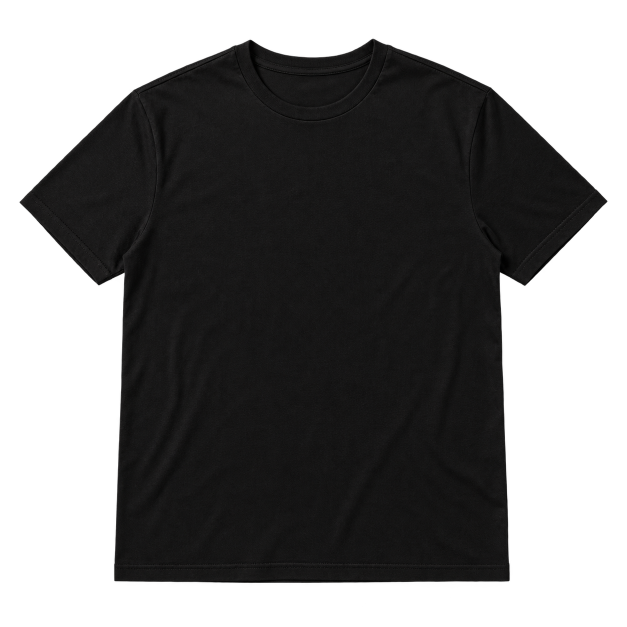
#> input picture assets/seed/black_tee.png, 1254 x 1254 px (shown at 1/2 size)
$ python -i image_normalizer.py   (imports and definitions only)
#> lines starting #> are read from the running program, lines starting #| are printed output that depends on the picture; after the words box and inside, x2 and y2 are one past the last pixel; in counts of white or black regions, pixels touching at a corner belong together
from __future__ import annotations

from dataclasses import dataclass
from pathlib import Path

import cv2
import numpy as np
from PIL import Image


class ImageQualityError(ValueError):
    pass


@dataclass(frozen=True)
class NormalizationReport:
    source_width: int
    source_height: int
    foreground_ratio: float
    rotation_degrees: float


class ImageNormalizer:
    def __init__(self, canvas_size: int = 1024, padding_ratio: float = 0.08) -> None:
        self.canvas_size = canvas_size
        self.padding_ratio = padding_ratio

    def normalize(self, input_path: Path, output_path: Path) -> NormalizationReport:
#> called with input_path = '../../../assets/seed/black_tee.png', output_path = 'out.png'
        with Image.open(input_path) as loaded:
#> loaded is the input picture: PIL image 1254x1254 RGBA; mean R, G, B, A 12.3, 12, 12, 142
            image = loaded.convert("RGBA")
        width, height = image.size
#> width = 1254; height = 1254
        if min(width, height) < 256:
            raise ImageQualityError("Image is extremely low resolution; use an image at least 256 px on each side.")

        alpha = np.asarray(image.getchannel("A"))
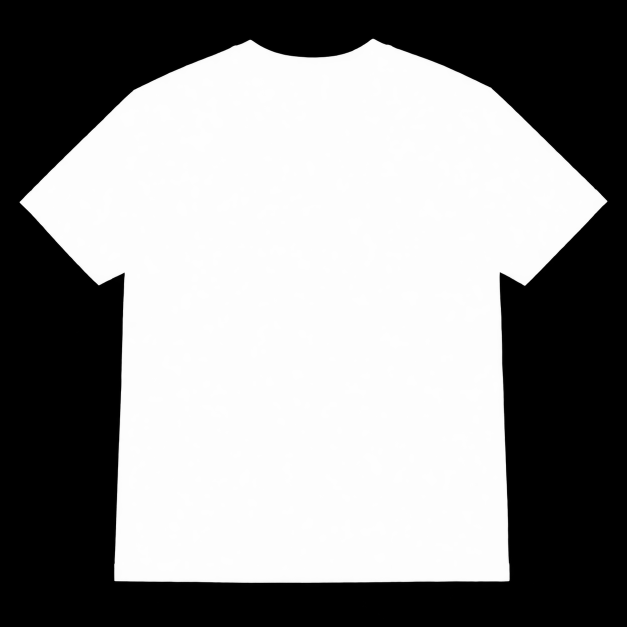
#> alpha: shape (1254, 1254) (shown at 1/2 size); min 0, max 255, mean 142
        mask = alpha > 12
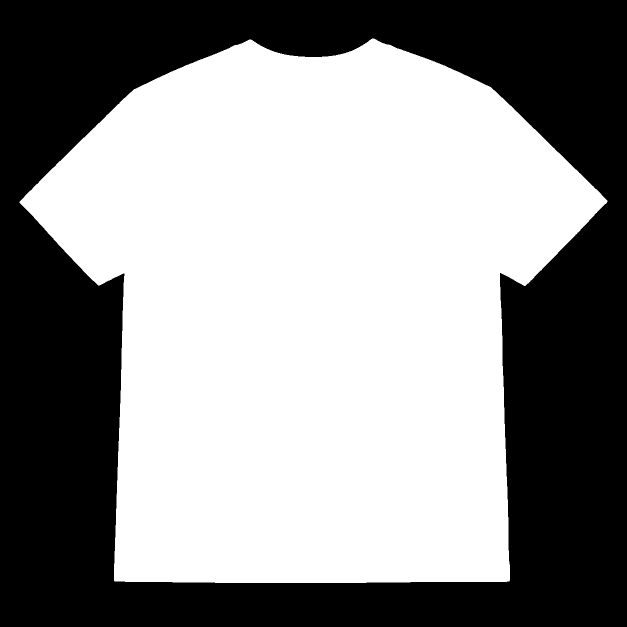
#> mask: shape (1254, 1254) bool (shown at 1/2 size); 56.3% white; 1 black region, box (x1, y1, x2, y2) and area: (0, 0, 1254, 1254) 686866
        foreground_ratio = float(mask.mean())
#> foreground_ratio = 0.563
        if foreground_ratio < 0.01:
            raise ImageQualityError("Segmentation mask contains almost nothing. Try a clearer garment photo.")
        if not mask.any():
            raise ImageQualityError("The resulting alpha channel is empty.")
        border_hits = [mask[0].any(), mask[-1].any(), mask[:, 0].any(), mask[:, -1].any()]
#> border_hits = [False, False, False, False]
        if all(border_hits):
            raise ImageQualityError("The garment touches every image border. Retake the photo with space around it.")

        image, rotation = self._safely_deskew(image)
#> in _safely_deskew, `coordinates = np.column_stack(np.nonzero(alpha > 32))`: coordinates = 884980 pairs, first value 77 to 1165, second value 39 to 1214
#> in _safely_deskew, `sample = coordinates[:: max(1, len(coordinates) // 25_000)]`: sample = 25286 pairs, first value 77 to 1165, second value 40 to 1207
#> in _safely_deskew, `centered = sample - sample.mean(axis=0)`: centered = 25286 pairs, first value -545.4 to 542.6, second value -585.1 to 581.9
#> in _safely_deskew, `covariance = np.cov(centered, rowvar=False)`: covariance = [[88715.7, -339.2], [-339.2, 63177.1]]
#> in _safely_deskew, `values, vectors = np.linalg.eigh(covariance)`: values = [63172.6, 88720.2]; vectors = [[-0.0133, -1], [-1, 0.0133]]
#> in _safely_deskew, `axis = vectors[:, np.argmax(values)]`: axis = [-1, 0.0133]
#> in _safely_deskew, `angle = float(np.degrees(np.arctan2(axis[1], axis[0])))`: angle = 179.2
#> in _safely_deskew, `correction = ((90.0 - angle + 90.0) % 180.0) - 90.0`: correction = -89.24
#> rotation = 0
        alpha = np.asarray(image.getchannel("A"))
        points = cv2.findNonZero((alpha > 12).astype(np.uint8))
#> points = contour of 885650 points, box (x1, y1, x2, y2) (39, 77, 1215, 1166), area 123032
        if points is None:
            raise ImageQualityError("The resulting alpha channel is empty.")
        x, y, box_width, box_height = cv2.boundingRect(points)
#> x = 39; y = 77; box_width = 1176; box_height = 1089
        pad = round(max(box_width, box_height) * self.padding_ratio)
#> pad = 94
        left = max(0, x - pad)
#> left = 0
        top = max(0, y - pad)
#> top = 0
        right = min(image.width, x + box_width + pad)
#> right = 1254
        bottom = min(image.height, y + box_height + pad)
#> bottom = 1254
        cropped = image.crop((left, top, right, bottom))

        max_content = round(self.canvas_size * 0.86)
        scale = min(max_content / cropped.width, max_content / cropped.height, 1.0)
#> scale = 0.703
        resized = cropped.resize(
            (max(1, round(cropped.width * scale)), max(1, round(cropped.height * scale))),
            Image.Resampling.LANCZOS,
        )
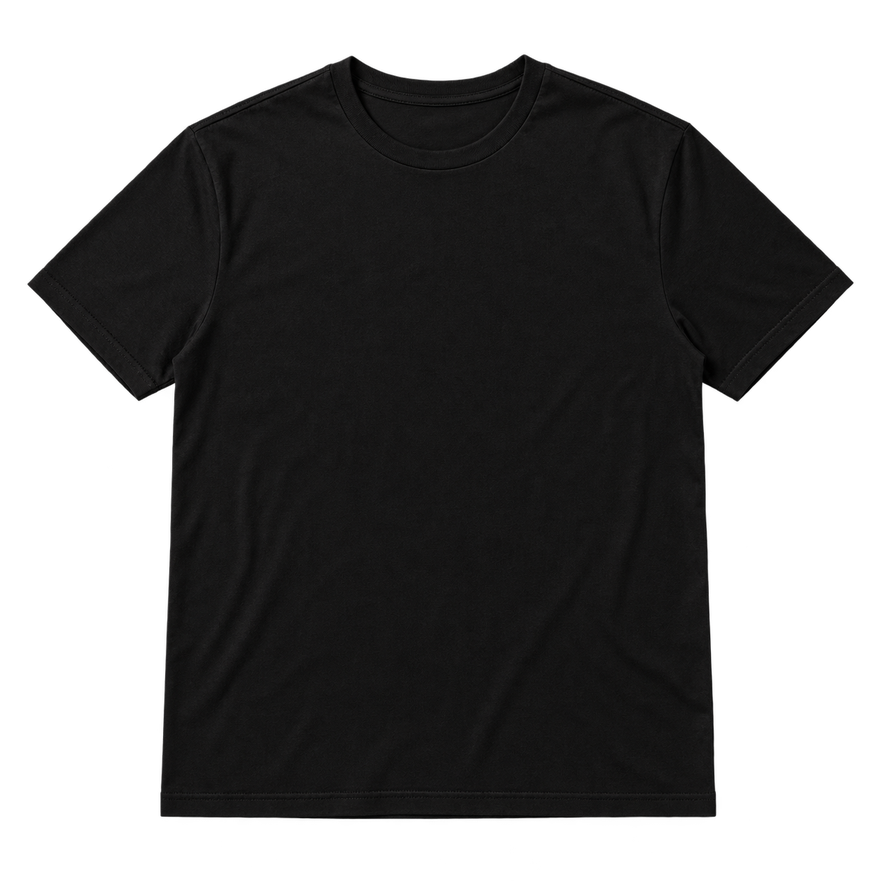
#> resized: PIL image 881x881 RGBA; mean R, G, B, A 12.3, 12, 12, 142; transparent parts drawn white
        canvas = Image.new("RGBA", (self.canvas_size, self.canvas_size), (0, 0, 0, 0))
#> canvas: PIL image 1024x1024 RGBA; every value is 0
        offset = ((self.canvas_size - resized.width) // 2, (self.canvas_size - resized.height) // 2)
#> offset = (71, 71)
        canvas.alpha_composite(resized, offset)
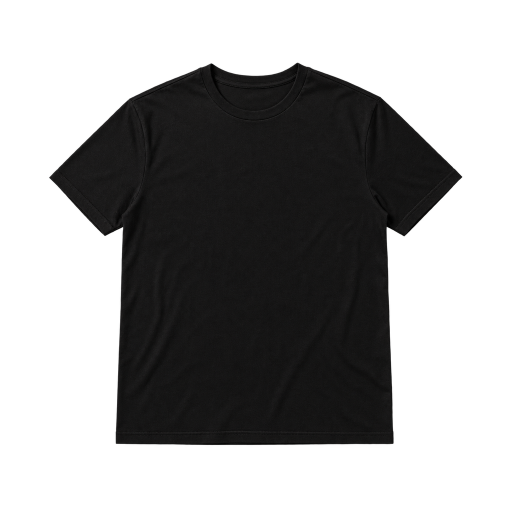
#> canvas: PIL image 1024x1024 RGBA (shown at 1/2 size); mean R, G, B, A 9.1, 8.9, 8.9, 105.1; transparent parts drawn white
#> (the run stopped early here; a loop or call above may not have finished)
